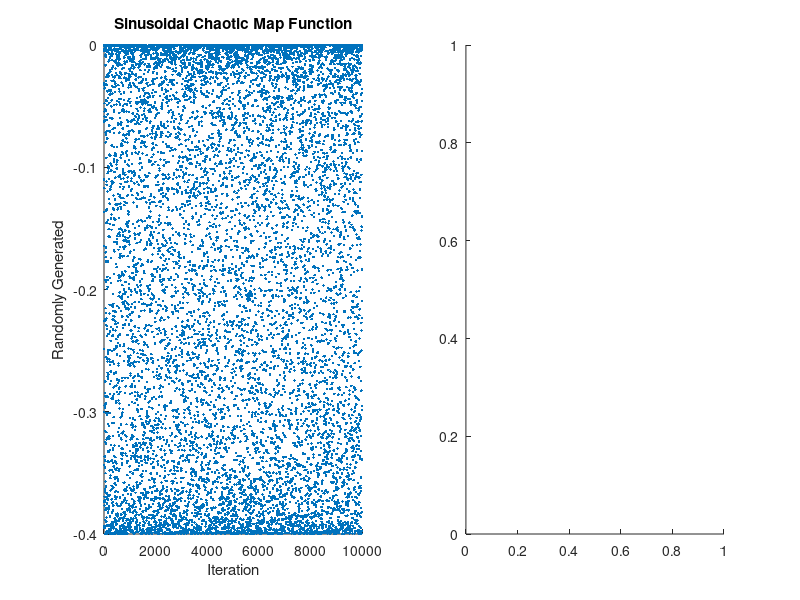

This figure's MATLAB source: (Note: this script raises an error after producing the figure.)
function [ randVectorC ] = SinusoidalPlot
% where a is a control parameter
OPTIONS.noRandC = 10000;
x0 = @rand;
OPTIONS.x0 = feval(x0);
OPTIONS.a = linspace(-1, 1, 100);

ia = 1;
while ia <= length(OPTIONS.a)
    a = OPTIONS.a(ia);
    randVectorC = zeros(1, OPTIONS.noRandC);
    for i = 1 : OPTIONS.noRandC
        randVectorC(i) = a * (OPTIONS.x0 ^ 2) * sin(pi * OPTIONS.x0);
        OPTIONS.x0 = feval(x0);
    end
    clf
    disp(['Constant a: ', num2str(a)]);
    subplot(1, 2, 1);
    scatter(1 : length(randVectorC), randVectorC, '.');
    title('Sinusoidal Chaotic Map Function');
    xlabel('Iteration');
    ylabel('Randomly Generated');
    
    subplot(1, 2, 2);
    histogram(randVectorC, 100);
    title('Sinusoidal Chaotic Map Function');
    xlabel('100 Bins');
    ylabel('Number Of Example');
    pause(0.1);
    ia = ia + 1;
end

end

